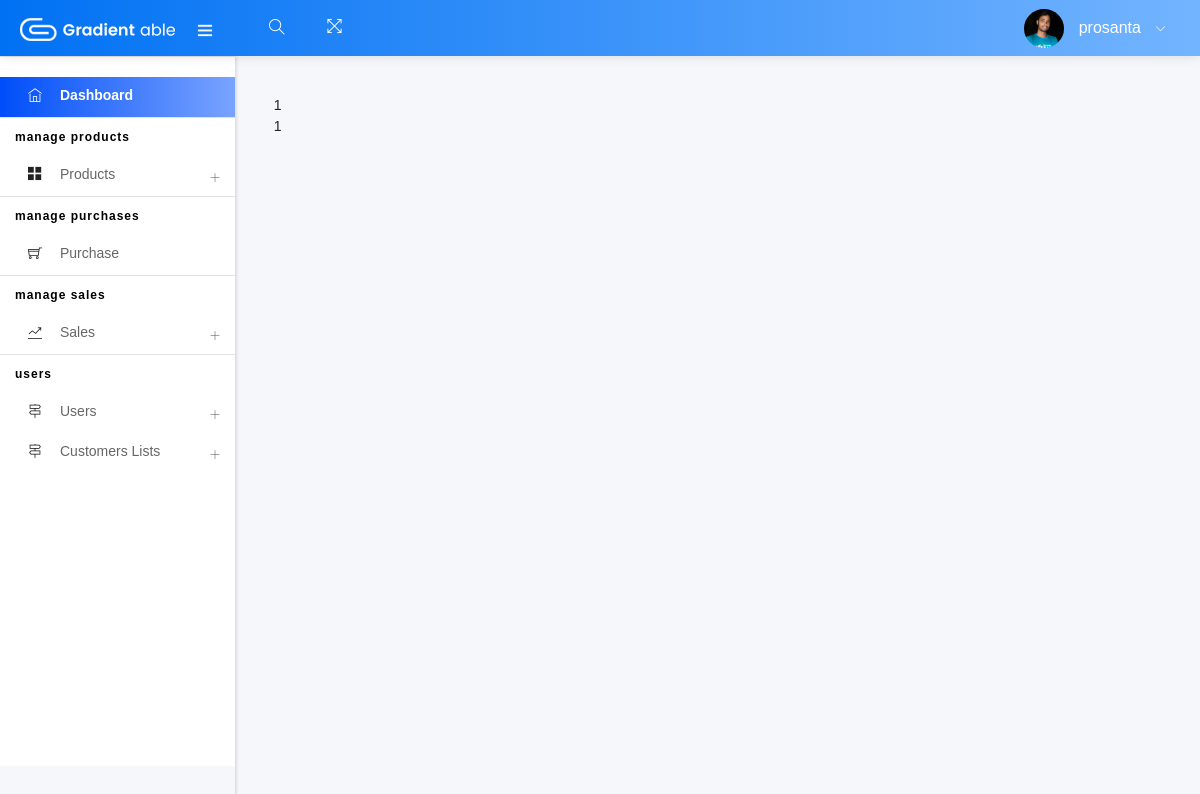
The app's page /sales-lists.php (signed in) with its own data.
### tables this page shows
CREATE TABLE `users` (
  `id` int(11) NOT NULL,
  `user_name` varchar(255) NOT NULL,
  `ufname` varchar(255) NOT NULL,
  `user_pass` varchar(255) NOT NULL,
  `user_email` varchar(255) NOT NULL,
  `user_role` varchar(255) NOT NULL,
  `u_photo` varchar(255) NOT NULL,
  `u_com` varchar(255) DEFAULT NULL,
  `phone` varchar(255) DEFAULT NULL,
  `com_reg` varchar(255) DEFAULT NULL,
  `U_address` varchar(255) DEFAULT NULL,
  `u_country` varchar(255) DEFAULT NULL,
  `u_about` varchar(255) DEFAULT NULL
);

CREATE TABLE `sales` (
  `sales_id` int(11) NOT NULL,
  `customer_id` varchar(255) NOT NULL,
  `product_id` varchar(255) NOT NULL,
  `sales_qty` varchar(255) NOT NULL,
  `sales_price` varchar(255) NOT NULL,
  `sales_total_amount` varchar(255) NOT NULL
);

### session.php (called while the page is built, shortened)
<?php
if (isset($_SESSION['username'])) {
$user= $_SESSION['username'];
$stmt = $conn->prepare('SELECT * FROM users WHERE user_name=?');
$stmt->bind_param('s', $user);
$stmt->execute();
$result = $stmt->get_result();
$row = $result->fetch_array(MYSQLI_ASSOC);
$uphoto = $row['u_photo'];
}

### sales-lists.php (the view)
<?php
require_once 'includes/header.php';
require_once 'includes/sidebar.php';
?>
<div class="pcoded-content">
    <div class="pcoded-inner-content">
        <div class="main-body">
            <div class="page-wrapper">
                <div class="page-body">
                    <?php
                $q ="SELECT * FROM sales WHERE  customer_id=1";
                    $r= $conn->prepare($q);
                    $r->execute();
                    $c = $r->get_result();
                    while($row=mysqli_fetch_array($c)){
                        echo $row['customer_id'].'<br>';
                    }
                    ?>
                </div>
            </div>
        </div>
    </div>
</div>
<?php require_once 'includes/footer.php'?>

### includes/header.php (shortened to what this page needs)
<?php
require_once 'action.php';
include 'session.php';
?>
<!DOCTYPE html>
<html lang="en">
<head>
<link rel="stylesheet" type="text/css" href="assets/css/bootstrap/css/bootstrap.min.css">
<link rel="stylesheet" href="assets/select2/css/select2.min.css">
<link rel="stylesheet" href="assets/select2-bootstrap4-theme/select2-bootstrap4.min.css">
<link rel="stylesheet" type="text/css" href="assets/icon/themify-icons/themify-icons.css">
<link rel="stylesheet" type="text/css" href="assets/icon/font-awesome/css/font-awesome.min.css">
<link rel="stylesheet" type="text/css" href="assets/icon/icofont/css/icofont.css">
<link rel="stylesheet" type="text/css" href="assets/css/style.css">
<link rel="stylesheet" type="text/css" href="assets/css/main.css">
<link rel="stylesheet" type="text/css" href="assets/css/jquery.mCustomScrollbar.css">
</head>
<body>
<body>
<div id="pcoded" class="pcoded">
<div class="pcoded-container navbar-wrapper">
<nav class="navbar header-navbar pcoded-header">
<div class="navbar-wrapper">
    <div class="navbar-logo">
        <a class="mobile-menu" id="mobile-collapse" href="#!">
            <i class="ti-menu"></i>
        </a>
        <a href="index.php">
            <img class="img-fluid" src="assets/images/logo.png" alt="Theme-Logo" />
        </a>
    </div>
    <div class="navbar-container container-fluid">
        <ul class="nav-left">
            <li class="header-search">
                <div class="main-search morphsearch-search">
                    <div class="input-group">
                        <input type="text" class="form-control">
                        <span class="input-group-addon search-btn"><i class="ti-search"></i></span>
                    </div>
                </div>
            </li>
            <li>
                <a href="#!" onclick="javascript:toggleFullScreen()">
                    <i class="ti-fullscreen"></i>
                </a>
            </li>
        </ul>
        <ul class="nav-right">
            <li class="user-profile header-notification">
                <a href="#!">
                    <img src="<?= $uphoto;?>" class="img-radius" alt="User-Profile-Image">
                    <span><?= $_SESSION['username'];?></span>
                    <i class="ti-angle-down"></i>
                </a>
            </li>
        </ul>
    </div>
</div>
</nav>

### records on screen
users: u_photo (picture)
sales: customer "1"
sales: customer "1"

### other values on screen
$_SESSION['username'] "prosanta"
